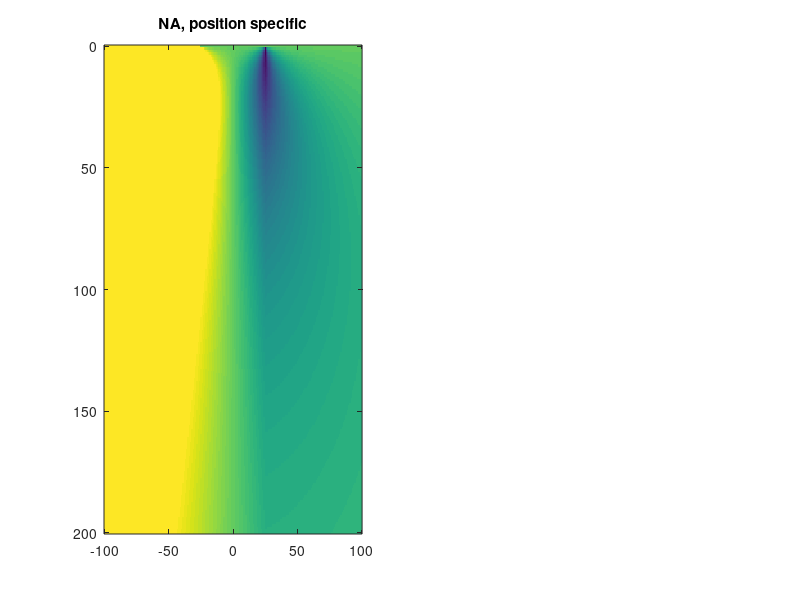

Source code (MATLAB): (Note: this script raises an error after producing the figure.)
% Simulation:
n=1.3;
d=50;
NAmax = 0.29;
waveLength = 473*1e-3;

waveLength/(2*NAmax)

xrange = [-100:100];
zrange = [0:200];
[X,Z]=meshgrid(xrange, zrange);

bestRes = 0.61*waveLength/NAmax;
T=atan2(Z, (X+d/2) ) - atan2(Z, abs(X-d/2));
ExitAngle = atan2(Z,abs(X-d/2));

figure(2);
imagesc(xrange,zrange,ExitAngle)

NA=min( NAmax, n*sin(T/2));
res = 0.61*waveLength./NA;
figure(2);
clf;
subplot(1,2,1);
imagesc(xrange,zrange,NA);
title('NA, position specific');
myColorbar();
subplot(1,2,2);
imagesc(xrange,zrange,res,[bestRes 3])
myColorbar();
title('Reoslution limit (um)');
colormap jet

figure(3);clf;
plot(res(25,:))